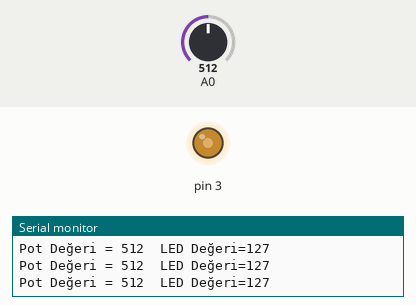
Simulated run of this sketch. Board: Arduino Uno, built with avr-gcc and run on an emulated ATmega328P. Shown: output pins drawn as LEDs (lit = HIGH), the last lines printed to the serial monitor. Inputs (shaded band) come from the test bench; at power-on: A0 = 512.

Above: at 1.2 s.
1.3 s: A0 set to 412
At 2.1 s:
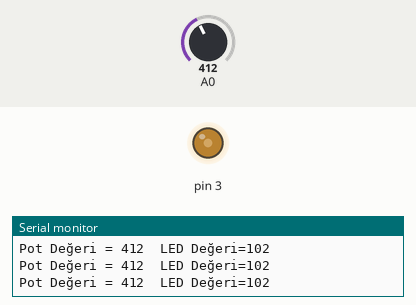
4.3 s: A0 set to 383
At 5.0 s:
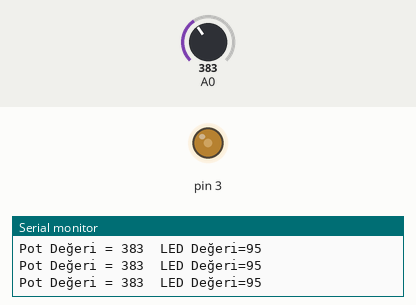
5.8 s: A0 set to 110
At 6.9 s:
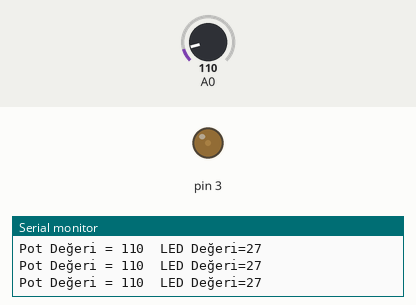
7.3 s: A0 set to 89
At 8.7 s:
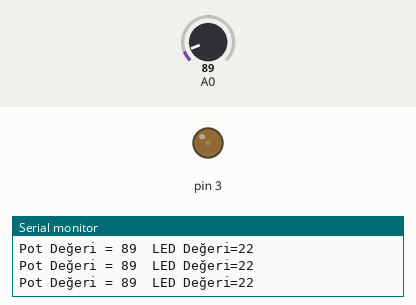
10.3 s: A0 set to 1023
At 10.6 s:
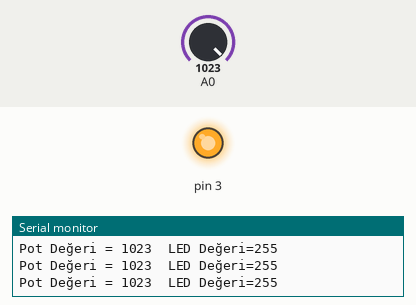
11.8 s: A0 set to 991
At 12.8 s:
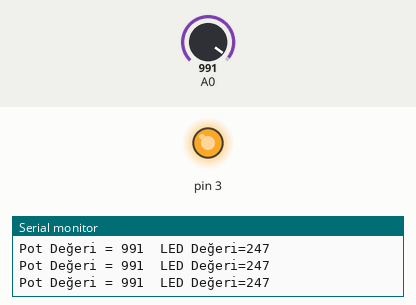
Timing chart, 0 to 14.3 s (numbered marks = the images above; inputs shaded):
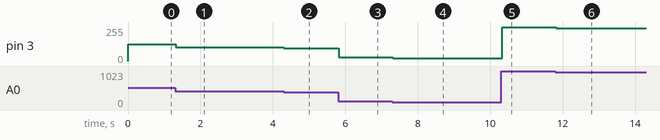

The sketch:

map.ino
```cpp
 void setup() {
 Serial.begin(9600);
 pinMode(3,OUTPUT);
 }
 void loop() {
 int pot = analogRead(A0);
 int LED = map(pot, 0, 1023, 0, 255);
 analogWrite(3, LED);
 Serial.print("Pot Değeri = ");
 Serial.print(pot);
 Serial.print("\tLED Değeri=");
 Serial.println(LED);
 delay(2);
 }
```

Measured:
- after the input at 1.3 s, pin 3: 127/255 → 102/255 at once
- after the input at 4.3 s, pin 3: 102/255 → 95/255 at once
- after the input at 5.8 s, pin 3: 95/255 → 27/255 at once
- after the input at 7.3 s, pin 3: 27/255 → 22/255 at once
- after the input at 10.3 s, pin 3: 22/255 → 255/255 at once
- after the input at 11.8 s, pin 3: 255/255 → 247/255 at once
